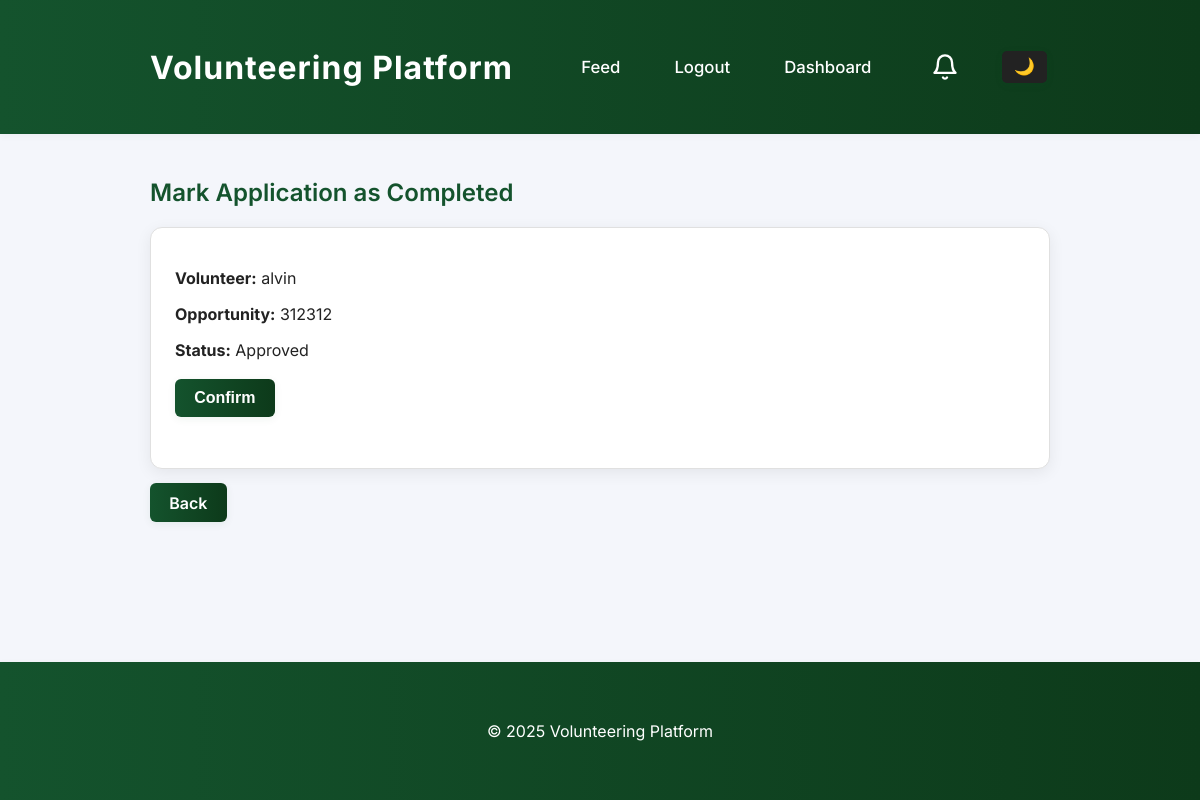
The app's page /feeds/mark_completed/2/ (signed in) with its own data.
### feeds/models.py (models this page shows, shortened)
class Application(models.Model):
    volunteer = models.ForeignKey(
        settings.AUTH_USER_MODEL,
        on_delete=models.CASCADE,
        limit_choices_to={"role": "volunteer"},
    )
    opportunity = models.ForeignKey(
        Opportunity, on_delete=models.CASCADE, related_name="applications"
    )
    applied_at = models.DateTimeField(auto_now_add=True)
    status = models.CharField(
        max_length=20,
        choices=[
            ("pending", "Pending"),
            ("approved", "Approved"),
            ("rejected", "Rejected"),
            ("completed", "Completed"),
        ],
        default="pending",
    )
    completed_at = models.DateTimeField(null=True, blank=True)
    review = models.TextField(blank=True)
    review_rating = models.PositiveSmallIntegerField(null=True, blank=True)
    class Meta:
        unique_together = ("volunteer", "opportunity")  # prevent duplicate applications

class Opportunity(models.Model):
    ngo = models.ForeignKey(
        settings.AUTH_USER_MODEL,
        on_delete=models.CASCADE,
        limit_choices_to={"role": "ngo"},
    )
    title = models.CharField(max_length=200)
    description = models.TextField()
    location = models.CharField(max_length=255)
    start_date = models.DateField()
    end_date = models.DateField()
    skills_required = models.CharField(max_length=255, blank=True)
    created_at = models.DateTimeField(auto_now_add=True)

### accounts/models.py (models this page shows, shortened)
class User(AbstractUser):
    ROLE_CHOICES = (
        ("volunteer", "Volunteer"),
        ("ngo", "NGO"),
        ("admin", "Admin"),
    )
    role = models.CharField(max_length=10, choices=ROLE_CHOICES, default="volunteer")
    skills = models.CharField(max_length=255, blank=True, help_text="Comma-separated skills (e.g. Python, Fundraising, Event Planning)")

### feeds/views.py (the view)
@login_required
def mark_application_completed(request, app_id):
    app = get_object_or_404(Application, id=app_id)
    if request.user != app.opportunity.ngo:
        return render(request, "403.html")
    if request.method == "POST":
        app.status = "completed"
        app.completed_at = timezone.now()
        app.save()
        return redirect("manage_applications", opportunity_id=app.opportunity.id)
    return render(request, "feeds/mark_completed.html", {"app": app})

### accounts/views.py (called while the page is built)
def get_notification_count(request):
    if not request.user.is_authenticated:
        return {'notification_count': 0}
    count = 0
    if hasattr(request.user, 'role'):
        if request.user.role == 'ngo':
            from feeds.models import Application
            count = Application.objects.filter(opportunity__ngo=request.user, status='pending').count()
        elif request.user.role == 'admin':
            from .models import Report
            count = Report.objects.filter(handled=False).count()
    return {'notification_count': count}

### feeds/templatetags/bg_images.py (called while the page is built)
@register.simple_tag
def random_bg_image():
    img_dir = os.path.join(settings.STATIC_ROOT or settings.STATICFILES_DIRS[0], 'img')
    try:
        files = [f for f in os.listdir(img_dir) if f.lower().endswith(('.jpg', '.jpeg', '.png', '.webp', '.gif'))]
    except Exception:
        files = []
    import random
    if files:
        return 'img/' + random.choice(files)
    return ''

### feeds/templates/feeds/mark_completed.html (shortened to what this page needs)
{% extends "base.html" %}
{% block content %}
  <h2>Mark Application as Completed</h2>
  <div class="application-card">
    <p><strong>Volunteer:</strong> {{ app.volunteer.username }}</p>
    <p><strong>Opportunity:</strong> {{ app.opportunity.title }}</p>
    <p><strong>Status:</strong> {{ app.get_status_display }}</p>
    <form method="post">
      <button class="btn" type="submit">Confirm</button>
    </form>
  </div>
  <a class="btn" href="{% url 'manage_applications' app.opportunity.id %}">Back</a>
{% endblock %}

### static/css/style.css (style rules this page uses)
:root { --main-green: #14532d; --main-green-dark: #0d3a1a; --main-green-light: #22c55e; }
body { font-family: 'Inter', Arial, sans-serif; margin: 0; padding: 0; background-color: #f4f6fb; color: #222; transition: background 0.3s, color 0.3s; }
.opportunity-card, .application-card { background: #fff; border-radius: 12px; padding: 1.5em; margin-bottom: 1.5em; box-shadow: 0 4px 16px rgba(0,0,0,0.07); border: 1px solid #e0e0e0; transition: box-shadow 0.2s, background 0.3s, color 0.3s; min-width: 100%; width: 100%; box-sizing: border-box; display: block; }
@media (min-width: 700px) { .opportunity-card, .application-card { min-width: 900px; max-width: 100%; margin-left: auto; margin-right: auto; } }
button, .btn { background: linear-gradient(90deg, var(--main-green) 0%, var(--main-green-dark) 100%); color: #fff; border: none; border-radius: 6px; padding: 0.6em 1.2em; font-size: 1em; font-weight: 600; cursor: pointer; margin: 0.2em 0.2em 0.2em 0; transition: background 0.2s, box-shadow 0.2s; box-shadow: 0 2px 8px rgba(20,83,45,0.07); text-decoration: none; }
form { margin-bottom: 1.5em; }
h1, h2, h3 { font-weight: 600; color: var(--main-green); margin-top: 0.5em; transition: color 0.3s; }

### templates/base.html (style rules this page uses)
html, body { height: 100%; }
body { min-height: 100vh; display: flex; flex-direction: column; }

### records on screen
Application: volunteer.username "alvin", opportunity "312312", status "Approved"
